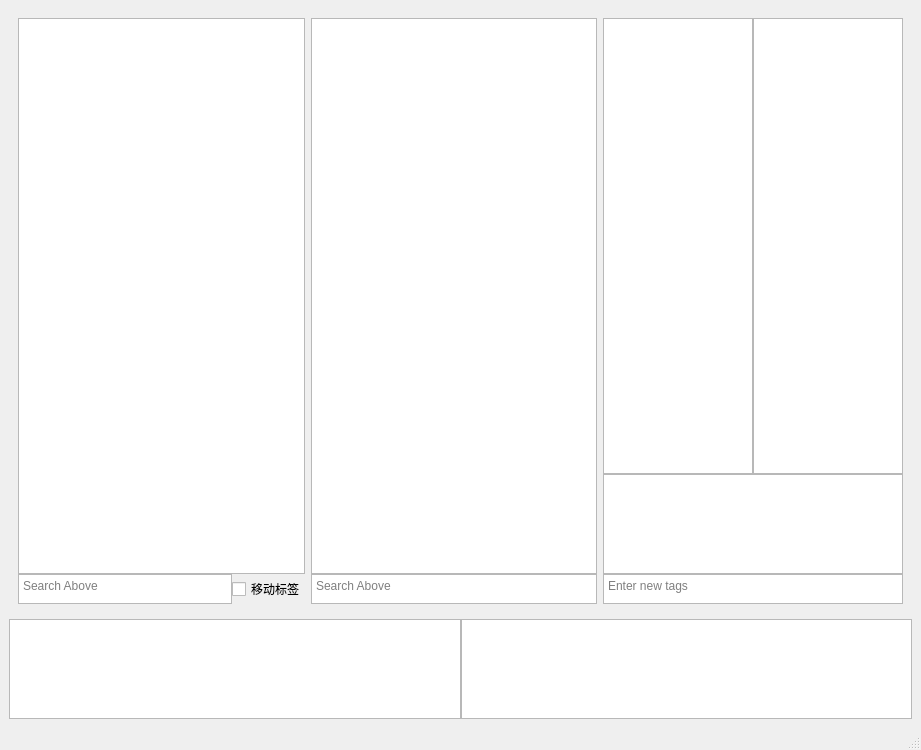
<?xml version="1.0" encoding="UTF-8"?>
<ui version="4.0">
 <class>MainWindow</class>
 <widget class="QMainWindow" name="MainWindow">
  <property name="enabled">
   <bool>true</bool>
  </property>
  <property name="geometry">
   <rect>
    <x>0</x>
    <y>0</y>
    <width>921</width>
    <height>750</height>
   </rect>
  </property>
  <property name="sizePolicy">
   <sizepolicy hsizetype="Preferred" vsizetype="Preferred">
    <horstretch>0</horstretch>
    <verstretch>0</verstretch>
   </sizepolicy>
  </property>
  <property name="maximumSize">
   <size>
    <width>16777215</width>
    <height>16777212</height>
   </size>
  </property>
  <property name="windowTitle">
   <string>标签管理</string>
  </property>
  <widget class="QWidget" name="centralwidget">
   <layout class="QVBoxLayout" name="verticalLayout">
    <property name="sizeConstraint">
     <enum>QLayout::SizeConstraint::SetDefaultConstraint</enum>
    </property>
    <item>
     <widget class="QWidget" name="tagWidget" native="true">
      <layout class="QHBoxLayout" name="horizontalLayout">
       <item>
        <layout class="QVBoxLayout" name="viewTreeLayout">
         <property name="spacing">
          <number>0</number>
         </property>
         <property name="sizeConstraint">
          <enum>QLayout::SizeConstraint::SetDefaultConstraint</enum>
         </property>
         <item>
          <widget class="QTreeWidget" name="viewTree">
           <property name="editTriggers">
            <set>QAbstractItemView::EditTrigger::NoEditTriggers</set>
           </property>
           <property name="showDropIndicator" stdset="0">
            <bool>false</bool>
           </property>
           <property name="dragEnabled">
            <bool>true</bool>
           </property>
           <property name="dragDropMode">
            <enum>QAbstractItemView::DragDropMode::DragOnly</enum>
           </property>
           <property name="animated">
            <bool>true</bool>
           </property>
           <property name="headerHidden">
            <bool>true</bool>
           </property>
           <property name="columnCount">
            <number>1</number>
           </property>
           <column>
            <property name="text">
             <string notr="true">1</string>
            </property>
           </column>
          </widget>
         </item>
         <item>
          <widget class="QWidget" name="viewTreeSearchWidget" native="true">
           <property name="sizePolicy">
            <sizepolicy hsizetype="Ignored" vsizetype="Preferred">
             <horstretch>0</horstretch>
             <verstretch>0</verstretch>
            </sizepolicy>
           </property>
           <property name="minimumSize">
            <size>
             <width>0</width>
             <height>30</height>
            </size>
           </property>
           <property name="maximumSize">
            <size>
             <width>16777215</width>
             <height>30</height>
            </size>
           </property>
           <layout class="QHBoxLayout" name="horizontalLayout_2">
            <property name="spacing">
             <number>0</number>
            </property>
            <property name="leftMargin">
             <number>0</number>
            </property>
            <property name="topMargin">
             <number>0</number>
            </property>
            <property name="rightMargin">
             <number>0</number>
            </property>
            <property name="bottomMargin">
             <number>0</number>
            </property>
            <item>
             <widget class="QTextEdit" name="viewTreeSearchEdit">
              <property name="maximumSize">
               <size>
                <width>16777215</width>
                <height>30</height>
               </size>
              </property>
              <property name="acceptRichText">
               <bool>false</bool>
              </property>
              <property name="placeholderText">
               <string>Search Above</string>
              </property>
             </widget>
            </item>
            <item>
             <widget class="QCheckBox" name="tagMovingCheckBox">
              <property name="text">
               <string>移动标签</string>
              </property>
             </widget>
            </item>
           </layout>
          </widget>
         </item>
        </layout>
       </item>
       <item>
        <layout class="QVBoxLayout" name="mainTreeLayout">
         <property name="spacing">
          <number>0</number>
         </property>
         <item>
          <widget class="MainTagTreeWidget" name="mainTree">
           <property name="editTriggers">
            <set>QAbstractItemView::EditTrigger::NoEditTriggers</set>
           </property>
           <property name="showDropIndicator" stdset="0">
            <bool>false</bool>
           </property>
           <property name="dragDropMode">
            <enum>QAbstractItemView::DragDropMode::DropOnly</enum>
           </property>
           <property name="animated">
            <bool>true</bool>
           </property>
           <property name="headerHidden">
            <bool>true</bool>
           </property>
           <property name="columnCount">
            <number>1</number>
           </property>
           <column>
            <property name="text">
             <string notr="true">1</string>
            </property>
           </column>
          </widget>
         </item>
         <item>
          <widget class="QTextEdit" name="mainTreeSearchEdit">
           <property name="maximumSize">
            <size>
             <width>16777215</width>
             <height>30</height>
            </size>
           </property>
           <property name="acceptRichText">
            <bool>false</bool>
           </property>
           <property name="placeholderText">
            <string>Search Above</string>
           </property>
          </widget>
         </item>
        </layout>
       </item>
       <item>
        <layout class="QVBoxLayout" name="tagEditLayout">
         <property name="spacing">
          <number>0</number>
         </property>
         <item>
          <layout class="QHBoxLayout" name="newTagLayout">
           <property name="spacing">
            <number>0</number>
           </property>
           <item>
            <widget class="QListWidget" name="newTagTranslList">
             <property name="sizePolicy">
              <sizepolicy hsizetype="Preferred" vsizetype="Expanding">
               <horstretch>0</horstretch>
               <verstretch>0</verstretch>
              </sizepolicy>
             </property>
             <property name="maximumSize">
              <size>
               <width>150</width>
               <height>16777215</height>
              </size>
             </property>
             <property name="verticalScrollBarPolicy">
              <enum>Qt::ScrollBarPolicy::ScrollBarAlwaysOff</enum>
             </property>
             <property name="editTriggers">
              <set>QAbstractItemView::EditTrigger::DoubleClicked</set>
             </property>
             <property name="dragEnabled">
              <bool>true</bool>
             </property>
             <property name="dragDropMode">
              <enum>QAbstractItemView::DragDropMode::DragOnly</enum>
             </property>
             <property name="defaultDropAction">
              <enum>Qt::DropAction::CopyAction</enum>
             </property>
            </widget>
           </item>
           <item>
            <widget class="QListWidget" name="newTagOriginalList">
             <property name="sizePolicy">
              <sizepolicy hsizetype="Preferred" vsizetype="Expanding">
               <horstretch>0</horstretch>
               <verstretch>0</verstretch>
              </sizepolicy>
             </property>
             <property name="maximumSize">
              <size>
               <width>150</width>
               <height>16777215</height>
              </size>
             </property>
             <property name="editTriggers">
              <set>QAbstractItemView::EditTrigger::NoEditTriggers</set>
             </property>
             <property name="dragEnabled">
              <bool>true</bool>
             </property>
             <property name="dragDropMode">
              <enum>QAbstractItemView::DragDropMode::DragOnly</enum>
             </property>
            </widget>
           </item>
          </layout>
         </item>
         <item>
          <widget class="QListWidget" name="newTagStoreList">
           <property name="sizePolicy">
            <sizepolicy hsizetype="Preferred" vsizetype="Expanding">
             <horstretch>0</horstretch>
             <verstretch>0</verstretch>
            </sizepolicy>
           </property>
           <property name="maximumSize">
            <size>
             <width>16777215</width>
             <height>100</height>
            </size>
           </property>
           <property name="dragEnabled">
            <bool>true</bool>
           </property>
           <property name="dragDropMode">
            <enum>QAbstractItemView::DragDropMode::DragDrop</enum>
           </property>
          </widget>
         </item>
         <item>
          <widget class="QTextEdit" name="newTagInput">
           <property name="sizePolicy">
            <sizepolicy hsizetype="Preferred" vsizetype="Expanding">
             <horstretch>0</horstretch>
             <verstretch>0</verstretch>
            </sizepolicy>
           </property>
           <property name="maximumSize">
            <size>
             <width>16777215</width>
             <height>30</height>
            </size>
           </property>
           <property name="acceptRichText">
            <bool>false</bool>
           </property>
           <property name="placeholderText">
            <string>Enter new tags</string>
           </property>
          </widget>
         </item>
        </layout>
       </item>
      </layout>
     </widget>
    </item>
    <item>
     <widget class="QWidget" name="infoWidget" native="true">
      <property name="maximumSize">
       <size>
        <width>16777215</width>
        <height>100</height>
       </size>
      </property>
      <layout class="QHBoxLayout" name="info_layout">
       <property name="spacing">
        <number>0</number>
       </property>
       <property name="sizeConstraint">
        <enum>QLayout::SizeConstraint::SetMaximumSize</enum>
       </property>
       <property name="leftMargin">
        <number>0</number>
       </property>
       <property name="topMargin">
        <number>0</number>
       </property>
       <property name="rightMargin">
        <number>0</number>
       </property>
       <property name="bottomMargin">
        <number>0</number>
       </property>
       <item>
        <widget class="QTextEdit" name="tagInfo">
         <property name="maximumSize">
          <size>
           <width>16777215</width>
           <height>100</height>
          </size>
         </property>
         <property name="undoRedoEnabled">
          <bool>false</bool>
         </property>
         <property name="readOnly">
          <bool>true</bool>
         </property>
        </widget>
       </item>
       <item>
        <widget class="QTextEdit" name="outputTextEdit">
         <property name="maximumSize">
          <size>
           <width>16777215</width>
           <height>100</height>
          </size>
         </property>
         <property name="undoRedoEnabled">
          <bool>false</bool>
         </property>
         <property name="lineWrapColumnOrWidth">
          <number>0</number>
         </property>
         <property name="readOnly">
          <bool>true</bool>
         </property>
        </widget>
       </item>
      </layout>
     </widget>
    </item>
   </layout>
  </widget>
  <widget class="QStatusBar" name="statusbar"/>
  <action name="actionOpen">
   <property name="text">
    <string>Open</string>
   </property>
  </action>
  <action name="actionSave">
   <property name="text">
    <string>Save</string>
   </property>
  </action>
  <action name="actionUndo">
   <property name="text">
    <string>Undo</string>
   </property>
  </action>
  <action name="actionRedo">
   <property name="text">
    <string>Redo</string>
   </property>
  </action>
 </widget>
 <customwidgets>
  <customwidget>
   <class>MainTagTreeWidget</class>
   <extends>QTreeWidget</extends>
   <header location="global">component.widget.main_tag_tree_widget</header>
  </customwidget>
 </customwidgets>
 <resources/>
 <connections/>
</ui>
